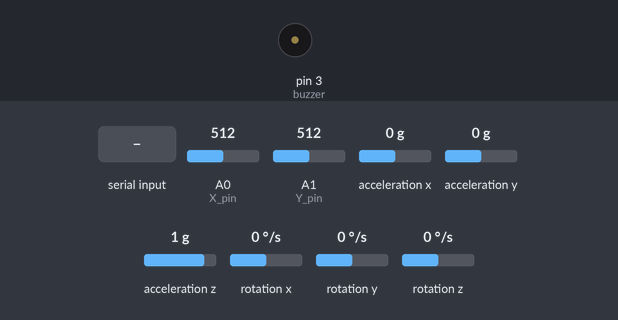
Bench run of a sketch on a simulated Arduino Uno, built with avr-gcc and run on an emulated ATmega328P. On the bench: buzzer (waves = sounding). Wiring (inferred from the names in the program): MPU-6050 motion sensor at I2C address 0x68. The test bench sets the inputs (shaded band); at power-on: rotation x 0 °/s, A0 (X_pin) = 512, A1 (Y_pin) = 512, acceleration x 0 g, acceleration y 0 g, acceleration z 1 g, rotation y 0 °/s, rotation z 0 °/s. What the sketch prints to the serial monitor is not drawn.

Above: at 1.2 s.
1.3 s: "y" received over Serial
At 1.48 s:
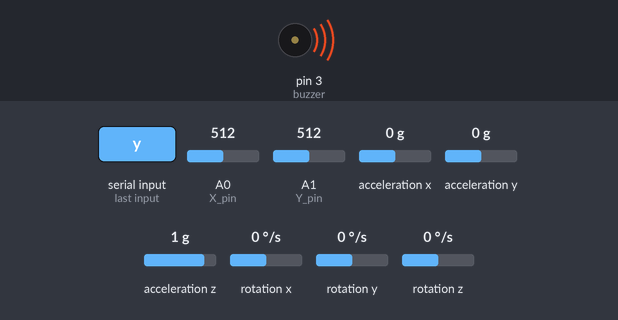
3.0 s: rotation x set to -192 °/s
4.9 s: rotation x set to 100 °/s
Timing chart, 0 to 7.9 s (numbered marks = the images above; inputs shaded):
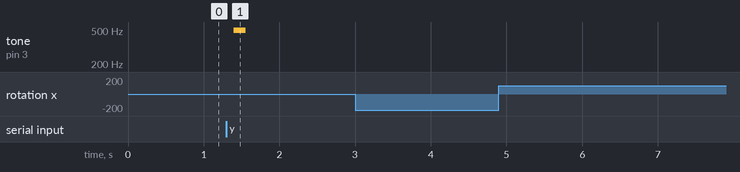

Measured:
- after the input at 1.3 s, tone on pin 3 (buzzer): silent → 495 Hz after 0.10 s, → silent 0.16 s later
- after the input at 3.0 s, every drawn part: stays the same
- after the input at 4.9 s, every drawn part: stays the same

The sketch:

lab2.ino
```cpp
/*
  Serial-WR

  Output hello to Serial
  Read input from Serial. If there is a 'E' detected, flip the LED

  yluo

*/
#include <MPU6050.h>
#include<Wire.h>

char cmd;
int buzzcheck;
unsigned char i;
const int X_pin = 0; // analog pin connected to X output
const int Y_pin = 1; // analog pin connected to Y output
const int buzzer = 3; //digital buzzer pin
const int MPU_addr = 0x68; // I2C address of the MPU-6050
int16_t AcX1, AcX2, AcY1, AcY2, AcZ, Tmp, GyX, GyY, GyZ, GyXoff, GyYoff;
int AcXcheck, AcYcheck;

// the setup routine runs once when you press reset:
void setup() {
  Wire.begin();
  Wire.beginTransmission(MPU_addr);
  Wire.write(0x6B);  // PWR_MGMT_1 register
  Wire.write(0);     // set to zero (wakes up the MPU-6050)
  Wire.endTransmission(true);
  // initialize serial communication at 9600 bits per second:
  Serial.begin(9600);
  // initialize digital pin LED_BUILTIN as an output.
  pinMode(buzzer, OUTPUT);
}

void buzz() //buzzes speaker
{
  for (i = 0; i < 80; i++)
  {
    digitalWrite(buzzer, HIGH);
    delay(1);//wait for 1ms
    digitalWrite(buzzer, LOW);
    delay(1);//wait for 1ms
  }
}
void mpu()
{
  Wire.beginTransmission(MPU_addr);
  Wire.write(0x3B);  // starting with register 0x3B (ACCEL_XOUT_H)
  Wire.endTransmission(false);
  Wire.requestFrom(MPU_addr, 14, true); // request a total of 14 registers
  AcX1 = Wire.read() << 8 | Wire.read(); // 0x3B (ACCEL_XOUT_H) & 0x3C (ACCEL_XOUT_L)
  AcY1 = Wire.read() << 8 | Wire.read(); // 0x3D (ACCEL_YOUT_H) & 0x3E (ACCEL_YOUT_L)
  AcZ = Wire.read() << 8 | Wire.read(); // 0x3F (ACCEL_ZOUT_H) & 0x40 (ACCEL_ZOUT_L)
  Tmp = Wire.read() << 8 | Wire.read(); // 0x41 (TEMP_OUT_H) & 0x42 (TEMP_OUT_L)
  GyX = Wire.read() << 8 | Wire.read(); // 0x43 (GYRO_XOUT_H) & 0x44 (GYRO_XOUT_L)
  GyY = Wire.read() << 8 | Wire.read(); // 0x45 (GYRO_YOUT_H) & 0x46 (GYRO_YOUT_L)
  GyZ = Wire.read() << 8 | Wire.read(); // 0x47 (GYRO_ZOUT_H) & 0x48 (GYRO_ZOUT_L)
}

void acucheck ()
{
  Wire.beginTransmission(MPU_addr);
  Wire.write(0x3B);  // starting with register 0x3B (ACCEL_XOUT_H)
  Wire.endTransmission(false);
  Wire.requestFrom(MPU_addr, 14, true); // request a total of 14 registers
  AcX2 = Wire.read() << 8 | Wire.read(); // 0x3B (ACCEL_XOUT_H) & 0x3C (ACCEL_XOUT_L)
  AcY2 = Wire.read() << 8 | Wire.read(); // 0x3D (ACCEL_YOUT_H) & 0x3E (ACCEL_YOUT_L)
}

void gycheck ()
{
  Wire.beginTransmission(MPU_addr);
  Wire.write(0x43);  // starting with register 0x3B (ACCEL_XOUT_H)
  Wire.endTransmission(false);
  Wire.requestFrom(MPU_addr, 14, true); // request a total of 14 registers
  GyXoff = Wire.read() << 8 | Wire.read(); // 0x43 (GYRO_XOUT_H) & 0x44 (GYRO_XOUT_L)
  GyYoff = Wire.read() << 8 | Wire.read(); // 0x45 (GYRO_YOUT_H) & 0x46 (GYRO_YOUT_L)
}
// the loop routine runs over and over again forever:
void loop() { //NOTE FOR GYRO VARIABLES, WITH HOW IT IS MOUNTED ON MY BOARD, UP ON MY BOARD IS LEFT FOR THE GYRO, RIGHT ON MY BOARD IS UP FOR THE GYRO, ETC)
  gycheck(); //gets base values of the gyroscope when it is level
  while (true)
  {
    mpu(); //gets values from gyro and accel
    acucheck(); //immediatly gets another set of accel values to compare
    AcXcheck = AcX2 - AcX1;
    AcYcheck = AcY2 - AcY1; //constrats the two values, if the differences are big enough, then it is being shaken
    if (analogRead(Y_pin) >= 1000 || (GyX - GyXoff <= -500)) //if the joystick or gyroscope moves up, it goes up
      Serial.println('U');
    else if (analogRead(Y_pin) <= 100 || (GyX - GyXoff >= 500)) //same for down
      Serial.println('D');
    else if (analogRead(X_pin) <= 100 || (GyY - GyYoff <= -500)) //same for left
      Serial.println('L');
    else if (analogRead(X_pin) >= 1000 || (GyY - GyYoff >= 500))//same for right
      Serial.println('R');
    if (AcXcheck > 500 || AcXcheck < -500 || AcYcheck > 500 || AcYcheck < -500) //if accel difference is big enough, it doubles score
      Serial.println('Y');
    if (Serial.available() > 0) //if it gets a signal from the snake program that a point has been scored, rings a buzzer
      buzzcheck = Serial.read();
    if (buzzcheck == 'y')
      buzz();
    delay(50);
    buzzcheck = 'n';
  }
}
```
